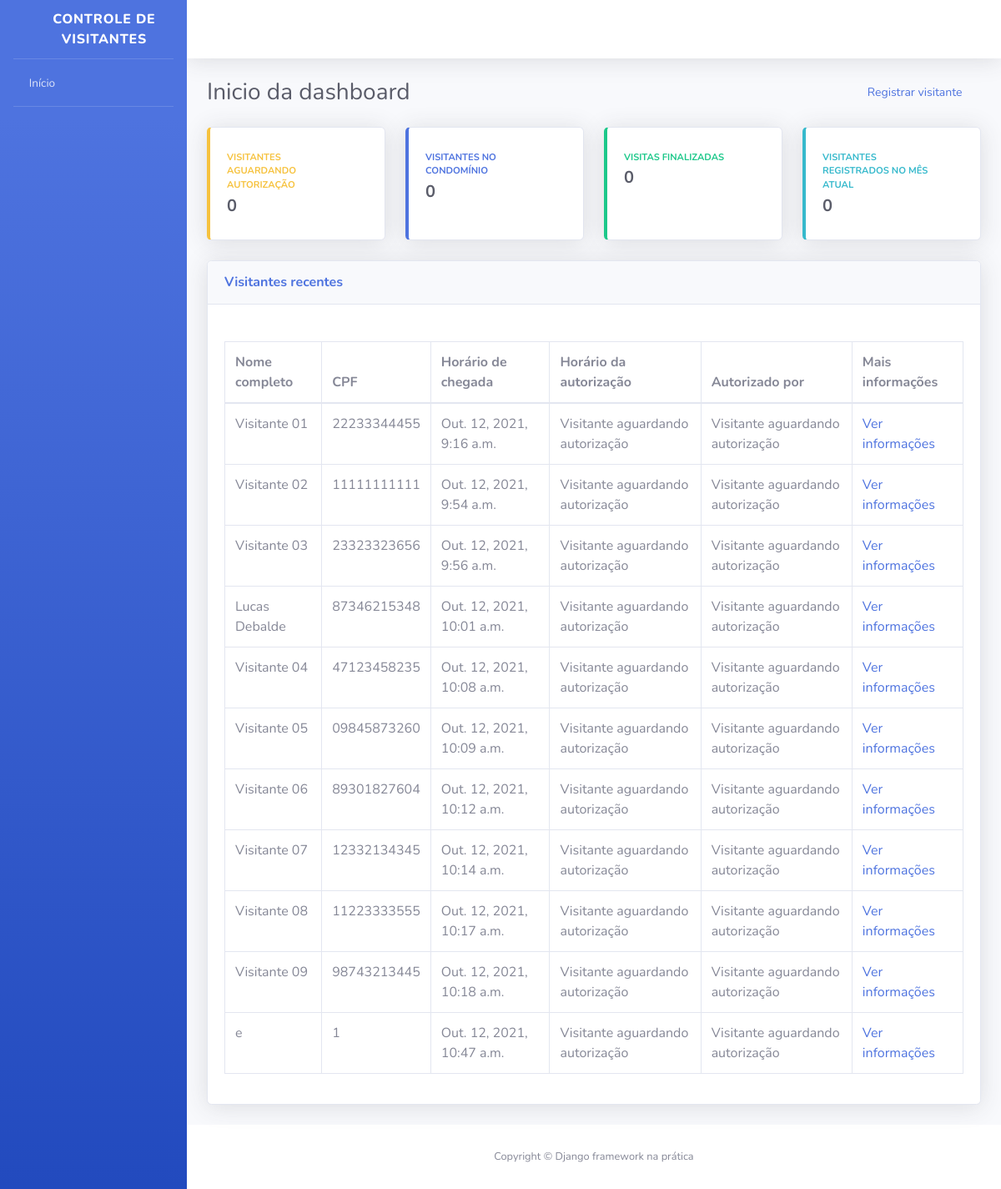
The page / on the database its author committed.
### visitantes/models.py (models this page shows, shortened)
class Visitante(models.Model):
    nome_completo = models.CharField(
        verbose_name="Nome completo",
        max_length=194
    )
    cpf = models.CharField(
        verbose_name="CPF",
        max_length=11
    )
    data_nascimento = models.DateField(
        verbose_name="Data_nascimento",
        auto_now_add=False,
        auto_now=False,
    )
    numero_casa = models.PositiveSmallIntegerField(
        verbose_name="Número da casa a ser visitada",
    )
    placa_veiculo = models.CharField(
        verbose_name="Placa de veículo",
        max_length=7,
        blank=True,
        null=True,
    )
    horario_chegada = models.DateTimeField(
        verbose_name="Horario de chegada na portaria",
        auto_now_add=True
    )
    horario_saida = models.DateTimeField(
        verbose_name="Horario de saída do condominio",
        auto_now=False,
        blank=True,
        null=True
    )
    horario_autorizacao = models.DateTimeField(
        verbose_name="Horario de autorização",
        auto_now=False,
        blank=True,
        null=True
    )
    morador_responsavel = models.CharField(
        verbose_name="Nome do morador resposável porautorizar a entrada do visitante",
        max_length=194,
        blank=True
    )
    registrado_por = models.ForeignKey(
        "porteiros.Porteiro",
        verbose_name="Porteiro responsável pelo registro",
        on_delete=models.PROTECT
    )
    def get_horario_autorizacao(self):
        if self.horario_autorizacao:
            return self.horario_autorizacao
        return "Visitante aguardando autorização"
    def get_morador_responsavel(self):
        if self.morador_responsavel:
            return self.morador_responsavel
        return "Visitante aguardando autorização"
    class Meta:
        verbose_name = "Visitante"
        verbose_name_plural = "Visitantes"
        db_table = "visitante"

### usuarios/views.py (the view)
# urls.py: path("", index, name="index",),
def index(request):
    todos_visitantes = Visitante.objects.all()
    context = {
        "nome_pagina": "Inicio da dashboard",
        "todos_visitantes": todos_visitantes,
    }
    return render(request, "index.html", context)

### templates/index.html (shortened to what this page needs)
{% extends "base.html" %}
{% block conteudo %}
<div class="container-fluid">
    <div class="d-sm-flex align-items-center justify-content-between mb-4">
        <h1 class="h3 mb-0 text-gray-800">{{ nome_pagina }}</h1>
        <a href="{% url 'registrar_visitante' %}" class="bnt bnt-primary bnt-icon-split btn-sm">
            <span class="text">Registrar visitante</span>
            <span class="icon text-white-50">
                <i class="fas fa-user-plus"></i>
            </span>
        </a>
    </div>
    <div class="row">
        <div class="col-xl-3 col-md-6 mb-4">
            <div class="card border-left-warning shadow h-100 py-2">
                <div class="card-body">
                    <div class="row no-gutters align-items-center">
                        <div class="col mr-2">
                            <div class="text-xs font-weight-bold text-warning text-uppercase mb-1">Visitantes aguardando autorização</div>
                            <div class="h5 mb-0 font-weight-bold text-gray-800">0</div>
                        </div>
                        <div class="col-auto">
                            <i class="fas fa-user-lock fa-2x text-gray-300"></i>
                        </div>
                    </div>
                </div>
            </div>
        </div>
        <div class="col-xl-3 col-md-6 mb-4">
            <div class="card border-left-primary shadow h-100 py-2">
                <div class="card-body">
                    <div class="row no-gutters align-items-center">
                        <div class="col mr-2">
                            <div class="text-xs font-weight-bold text-primary text-uppercase mb-1">Visitantes no condomínio</div>
                            <div class="h5 mb-0 font-weight-bold text-gray-800">0</div>
                        </div>
                        <div class="col-auto">
                            <i class="fas fa-user-clock fa-2x text-gray-300"></i>
                        </div>
                    </div>
                </div>
            </div>
        </div>
        <div class="col-xl-3 col-md-6 mb-4">
            <div class="card border-left-success shadow h-100 py-2">
                <div class="card-body">
                    <div class="row no-gutters align-items-center">
                        <div class="col mr-2">
                            <div class="text-xs font-weight-bold text-success text-uppercase mb-1">Visitas finalizadas</div>
                            <div class="h5 mb-0 font-weight-bold text-gray-800">0</div>
                        </div>
                        <div class="col-auto">
                            <i class="fas fa-user-check fa-2x text-gray-300"></i>
                        </div>
                    </div>
                </div>
            </div>
        </div>
        <div class="col-xl-3 col-md-6 mb-4">
            <div class="card border-left-info shadow h-100 py-2">
                <div class="card-body">
                    <div class="row no-gutters align-items-center">
                        <div class="col mr-2">
                            <div class="text-xs font-weight-bold text-info text-uppercase mb-1">Visitantes registrados no mês atual</div>
                            <div class="h5 mb-0 font-weight-bold text-gray-800">0</div>
                        </div>
                        <div class="col-auto">
                            <i class="fas fa-users fa-2x text-gray-300"></i>
                        </div>
                    </div>
                </div>
            </div>
        </div>
    </div>
    <div class="card shadow mb-4">
        <div class="card-header py-3 d-sm-flex align-items-center justify-content-between mb-4">
            <h6 class="m-0 font-weight-bold text-primary">Visitantes recentes</h6>
        </div>
        <div class="card-body">
            <div class="table-responsive">
                <table class="table table-bordered">
                    <thead>
                        <th>Nome completo</th>
                        <th>CPF</th>
                        <th>Horário de chegada</th>
                        <th>Horário da autorização</th>
                        <th>Autorizado por</th>
                        <th>Mais informações</th>
                    </thead>
                    <tbody>
                        {% for visitante in todos_visitantes %}
                            <tr>
                                <td>{{ visitante.nome_completo }}</td>
                                <td>{{ visitante.cpf }}</td>
                                <td>{{ visitante.horario_chegada }}</td>
                                <td>{{ visitante.get_horario_autorizacao }}</td>
                                <td>{{ visitante.get_morador_responsavel }}</td>
                                <td>
                                    <a href="{% url 'informacoes_visitante' id=visitante.id %}">
                                        Ver informações
                                    </a>
                                </td>
                            </tr>
                        {% endfor %}
                    </tbody>
                </table>
            </div>
        </div>
    </div>
</div>
{% endblock conteudo %}

### rows shown on the page
Visitante: nome_completo "Visitante 01", cpf "22233344455", horario_chegada "Out. 12, 2021, 9:16 a.m.", get_horario_autorizacao "Visitante aguardando autorização", get_morador_responsavel "Visitante aguardando autorização"
Visitante: nome_completo "Visitante 02", cpf "11111111111", horario_chegada "Out. 12, 2021, 9:54 a.m.", get_horario_autorizacao "Visitante aguardando autorização", get_morador_responsavel "Visitante aguardando autorização"
Visitante: nome_completo "Visitante 03", cpf "23323323656", horario_chegada "Out. 12, 2021, 9:56 a.m.", get_horario_autorizacao "Visitante aguardando autorização", get_morador_responsavel "Visitante aguardando autorização"
Visitante: nome_completo "Lucas Debalde", cpf "87346215348", horario_chegada "Out. 12, 2021, 10:01 a.m.", get_horario_autorizacao "Visitante aguardando autorização", get_morador_responsavel "Visitante aguardando autorização"
Visitante: nome_completo "Visitante 04", cpf "47123458235", horario_chegada "Out. 12, 2021, 10:08 a.m.", get_horario_autorizacao "Visitante aguardando autorização", get_morador_responsavel "Visitante aguardando autorização"
Visitante: nome_completo "Visitante 05", cpf "09845873260", horario_chegada "Out. 12, 2021, 10:09 a.m.", get_horario_autorizacao "Visitante aguardando autorização", get_morador_responsavel "Visitante aguardando autorização"
Visitante: nome_completo "Visitante 06", cpf "89301827604", horario_chegada "Out. 12, 2021, 10:12 a.m.", get_horario_autorizacao "Visitante aguardando autorização", get_morador_responsavel "Visitante aguardando autorização"
Visitante: nome_completo "Visitante 07", cpf "12332134345", horario_chegada "Out. 12, 2021, 10:14 a.m.", get_horario_autorizacao "Visitante aguardando autorização", get_morador_responsavel "Visitante aguardando autorização"
Visitante: nome_completo "Visitante 08", cpf "11223333555", horario_chegada "Out. 12, 2021, 10:17 a.m.", get_horario_autorizacao "Visitante aguardando autorização", get_morador_responsavel "Visitante aguardando autorização"
Visitante: nome_completo "Visitante 09", cpf "98743213445", horario_chegada "Out. 12, 2021, 10:18 a.m.", get_horario_autorizacao "Visitante aguardando autorização", get_morador_responsavel "Visitante aguardando autorização"
Visitante: nome_completo "e", cpf "1", horario_chegada "Out. 12, 2021, 10:47 a.m.", get_horario_autorizacao "Visitante aguardando autorização", get_morador_responsavel "Visitante aguardando autorização"

### other values the page prints
{{ nome_pagina }} "Inicio da dashboard"
